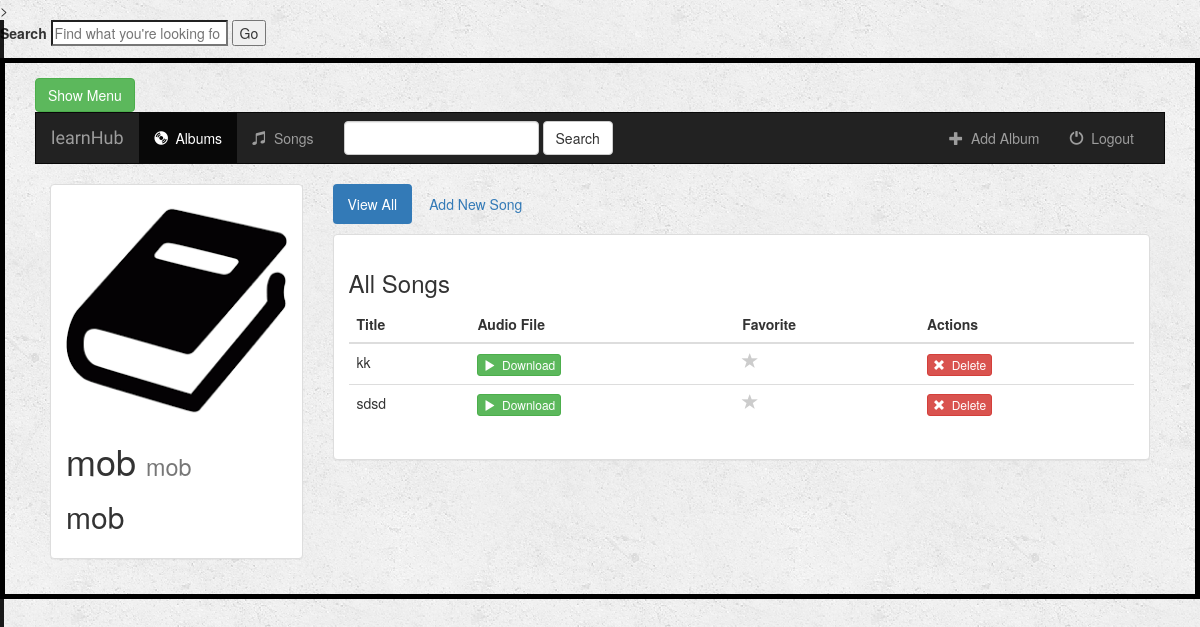
Page /storage/1/ (signed in) on the committed database.
### storage/models.py (models this page shows, shortened)
class StorageAlbum(models.Model):
    user = models.ForeignKey(User, default=1)
    artist = models.CharField(max_length=250)
    album_title = models.CharField(max_length=500)
    genre = models.CharField(max_length=100)
    album_logo = models.FileField()
    is_favorite = models.BooleanField(default=False)
    def __str__(self):
        return self.album_title + ' - ' + self.artist

class StorageSong(models.Model):
    album = models.ForeignKey(StorageAlbum, on_delete=models.CASCADE)
    song_title = models.CharField(max_length=250)
    audio_file = models.FileField(default='')
    is_favorite = models.BooleanField(default=False)

### storage/views.py (the view)
# urls.py: url(r'^(?P<album_id>[0-9]+)/$', views.detail, name='detail'),
def detail(request, album_id):
    if not request.user.is_authenticated():
        return render(request, 'storage/login.html')
    else:
        user = request.user
        album = get_object_or_404(StorageAlbum, pk=album_id)
        return render(request, 'storage/detail.html', {'album': album, 'user': user})

### storage/templates/storage/detail.html (shortened to what this page needs)
{% extends 'music/base.html' %}
{% block albums_active %}active{% endblock %}
{% block body %}
<div class="container-fluid songs-container">
    <div class="row">
        <div class="col-sm-4 col-md-3">
            <div class="panel panel-default">
                <div class="panel-body">
                    <a href="{% url 'storage:detail' album.id %}">
                        {% if album.album_logo %}
                            <img src="{{ album.album_logo.url }}" class="img-responsive">
                        {% else %}
                            <h3>No image to display</h3>
                        {% endif %}
                    </a>
                    <h1>{{ album.album_title }} <small>{{ album.genre }}</small></h1>
                    <h2>{{ album.artist }}</h2>
                </div>
            </div>
        </div>
        <div class="col-sm-8 col-md-9">
            <ul class="nav nav-pills" style="margin-bottom: 10px;">
                <li role="presentation" class="active"><a href="{% url 'storage:detail' album.id %}">View All</a></li>
                <li role="presentation"><a href="{% url 'storage:create_song' album.id %}">Add New Song</a></li>
            </ul>
            <div class="panel panel-default">
                <div class="panel-body">
                    <h3>All Songs</h3>
                    <table class="table">
                        <thead>
                        <tr>
                            <th>Title</th>
                            <th>Audio File</th>
                            <th>Favorite</th>
                            <th>Actions</th>
                        </tr>
                        </thead>
                        <tbody>
                        {% for song in album.storagesong_set.all %}
                            <tr>
                                <td>{{ song.song_title }}</td>
                                <td>
                                    <a target="_blank" href="{{ song.audio_file.url }}">
                                        <button type="button" class="btn btn-success btn-xs">
                                            <span class="glyphicon glyphicon-play"></span>&nbsp; Download
                                        </button>
                                    </a>
                                </td>
                                <td>
                                    <a href="{% url 'storage:favorite' song.id %}" class="btn-favorite"><span class="glyphicon glyphicon-star {% if song.is_favorite %}active{% endif %}"></span></a>
                                </td>
                                <td>
                                    <form action="{% url 'storage:delete_song' album.id song.id %}" method="post" style="display: inline;">
                                        <button type="submit" class="btn btn-danger btn-xs">
                                            <span class="glyphicon glyphicon-remove"></span>&nbsp; Delete
                                        </button>
                                    </form>
                                </td>
                            </tr>
                        {% endfor %}
                        </tbody>
                    </table>
                </div>
            </div>
        </div>
    </div>
</div>
{% endblock %}

### music/static/music/style.css (style rules this page uses)
body { background: white url("images/background.png"); }
.glyphicon-star { color: #CCCCCC; font-size: 16px; }

### rows in the picture
StorageAlbum: album_logo (picture), album_title "mob", genre "mob", artist "mob"
StorageSong: song_title "kk", is_favorite False (drawn)
StorageSong: song_title "sdsd", is_favorite False (drawn)
